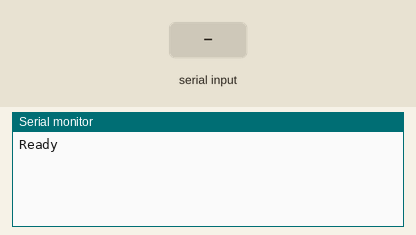
The program below on a simulated Arduino Uno, built with avr-gcc and run on an emulated ATmega328P. On the bench: the last lines printed to the serial monitor. The inputs (shaded band) are chosen by the test bench.

Above: at 1.8 s.
1.9 s: "1" received over Serial
At 2.3 s:
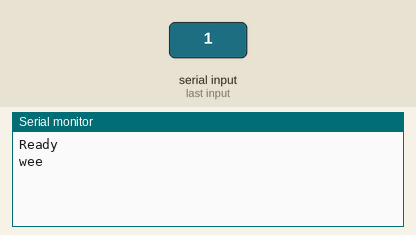
3.4 s: "1" received over the second serial link
At 4.6 s:
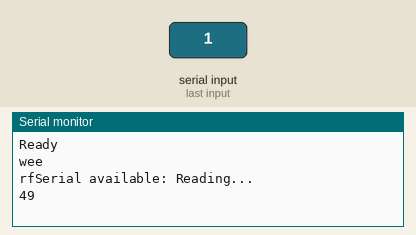
4.9 s: "0" received over the second serial link
At 6.2 s:
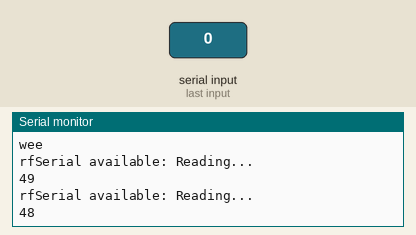

The program:

main.cpp
```cpp
#include <Arduino.h>
#include <SoftwareSerial.h>
#include <RFSoft.h>

//Variables
const int envelopePin = A0;
int sensorValue = 0;

SoftwareSerial rfSerial(2,4); //Radio Serial. rx: 2,  tx: 4

int mode = 0; //Mode Selection for test (0: Broadcast, 1: Listen)

void setup() {
  // put your setup code here, to run once:

  //Begin Serial Communication
  Serial.begin(9600);

  //Begin RF SoftSerial
  rfSerial.begin(9600);
  delay(100);

  //Send ID message test:
  //rfSerial.write(idSetTest, 9);
  for(int i=0; i<5; i++){
    rfSerial.write(idCheckTest[i]);
  }
  rfSerial.write(idCheckTest2, 14);
  delay(500);
  //rfSerial.write(messageSendTest, 12);
  Serial.println("Ready");
}

void loop() {
  // put your main code here, to run repeatedly:

  //Check for output from TCM320
  if(rfSerial.available()){
    Serial.println("rfSerial available: Reading...");
    String cmd = "";
    while(rfSerial.available()){
      cmd += (byte)rfSerial.read();
      cmd += (" ");
      delay(10); //delay cushion
    }

    Serial.println(cmd);
    cmd = "";
  }

  if (Serial.available()){
    delay(10); // The delay is necessary to get this working!
    rfSerial.write((byte)Serial.read());
    /*for(int i=0; i<sizeof(messageBytes); i++){
      btSerial.write(messageBytes[i]);
      Serial.print("Send: " + messageBytes[i]);
    }
    Serial.println("wee");
    */
    Serial.println("wee");
  }

  delay(50);
}
```

Measured:
- after the input at 1.9 s, the serial monitor: prints a new line at once (image 1)
- after the input at 3.4 s, the serial monitor: prints a new line at once (image 2)
- after the input at 4.9 s, the serial monitor: prints a new line after 0.08 s (image 3)
